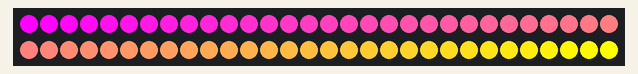
Bench run of a program on a simulated Arduino Nano, built with avr-gcc and run on an emulated ATmega328P. Parts: 60 RGB LEDs in strip order, left to right, continuing on the next row.

Above: at 3.1 s.
At 3.7 s:
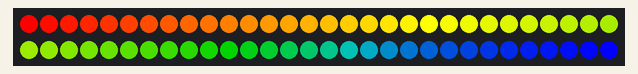

Measured:
- what the display in image 0 shows lasts 0.6 s, from 3.0 s to 3.6 s

The program:

main.cpp
```cpp
#include <Arduino.h>

#include <FastLED.h>

#define DATA_PIN 3
#define LED_TYPE WS2811
#define COLOR_ORDER GRB
#define NUM_LEDs 60
#define BRIGTNESS 127
#define FRAMES_PER_SECOND 120

CRGB leds[NUM_LEDs];

void setup() {
  // put your setup code here, to run once:
  delay(3000);
  FastLED.addLeds<LED_TYPE, DATA_PIN, COLOR_ORDER>(leds, NUM_LEDs);
}

void rainbow() {
  fill_rainbow(leds, NUM_LEDs, 0, 255 / NUM_LEDs);
  FastLED.show();
  delay(600);
  fill_solid(leds, NUM_LEDs, CRGB::Black);
  FastLED.show();
  delay(150);
}

void fancy() {
  /*
    Use fill_gradient_RGB to color LEDS in leds array from 1 to NUM_LEDs
    with colors from start to end as specified. The color palette may be
    specified with 2 colors or 4 colors.
  */
  fill_gradient_RGB(leds, NUM_LEDs, CRGB::Magenta, CRGB::Yellow);
  FastLED.show();
  delay(600);
  fill_gradient_RGB(leds, NUM_LEDs, CRGB::Red, CRGB::Yellow, CRGB::Green, CRGB::Blue);
  FastLED.show();
  delay(600);

}

void test_run() {
  /*
    Test by switching LEDs in the strip on/off one by one.
  */
  for (int i=0; i<NUM_LEDs; i++) {
    leds[i] = CHSV(160, 255,128);
    FastLED.show();
    delay(60);
    leds[i] = CHSV(0, 0, 0);
    FastLED.show();
  }
}

void loop() {
  // put your main code here, to run repeatedly:
  fancy();
  // rainbow();
}
```
